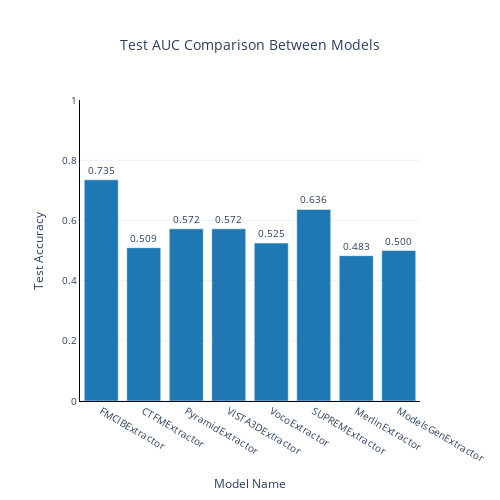

Source (notebook cell):
### Code cell
# Plot test accuracies
fig = plot_model_comparison(test_accuracies_dict)
fig.show() # Show the plot

### Figure 1 — Plotly figure (JSON) as saved in the notebook; plotly's stock layout.template omitted (floating-point values rounded to 4 significant figures)
{"data": [{"alignmentgroup": "True", "hovertemplate": "Model Name=%{x}<br>Test Accuracy=%{y}<br>text=%{text}<extra></extra>", "legendgroup": "", "marker": {"color": "#1f77b4", "pattern": {"shape": ""}}, "name": "", "offsetgroup": "", "orientation": "v", "showlegend": false, "text": ["0.735", "0.509", "0.572", "0.572", "0.525", "0.636", "0.483", "0.500"], "textposition": "outside", "type": "bar", "x": ["FMCIBExtractor", "CTFMExtractor", "PyramidExtractor", "VISTA3DExtractor", "VocoExtractor", "SUPREMExtractor", "MerlinExtractor", "ModelsGenExtractor"], "xaxis": "x", "y": [0.7348, 0.5095, 0.572, 0.572, 0.5246, 0.6364, 0.483, 0.5], "yaxis": "y"}], "layout": {"barmode": "relative", "font": {"size": 10}, "height": 500, "legend": {"tracegroupgap": 0}, "plot_bgcolor": "rgba(0,0,0,0)", "showlegend": false, "title": {"text": "Test AUC Comparison Between Models", "x": 0.5}, "width": 500, "xaxis": {"anchor": "y", "domain": [0, 1], "linecolor": "black", "ticks": "", "title": {"text": "Model Name"}}, "yaxis": {"anchor": "x", "domain": [0, 1], "linecolor": "black", "range": [0, 1], "ticks": "", "title": {"text": "Test Accuracy"}}}}
